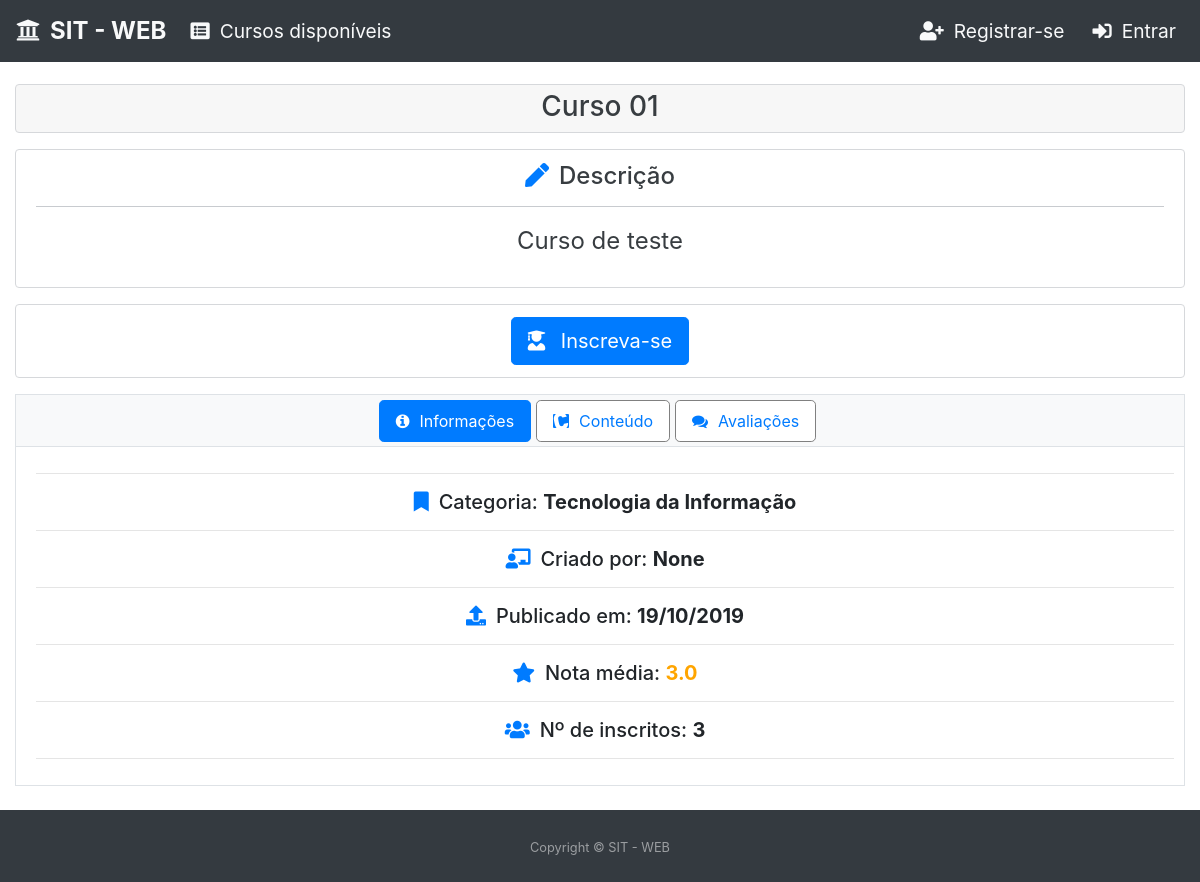
Page /informacoes-curso/1 on the earlier database version.
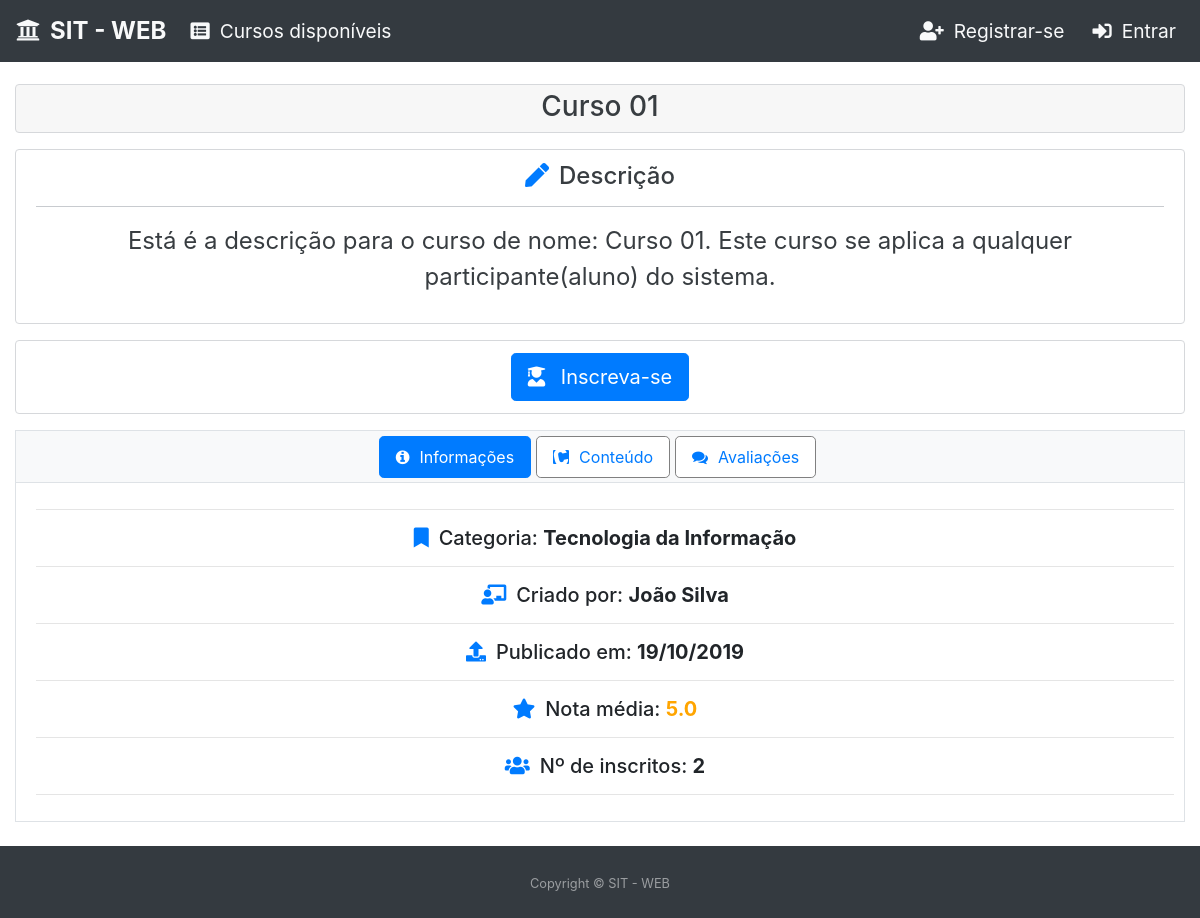
Same page on the later database version.
### core/models.py (models this page shows, shortened)
class Curso(models.Model):
    objects = CursoManager()
    titulo = models.CharField(
        unique=True,
        max_length=70,
        verbose_name=u"título",
        help_text=u"Indique o título do curso"
    )
    categoria = models.ForeignKey(
        Categoria,
        on_delete=models.CASCADE,
        help_text=u"Selecione a categoria do curso"
    )
    usuario = models.ForeignKey(
        AUTH_USER_MODEL,
        on_delete=models.CASCADE
    )
    nome_instrutor = models.CharField(
        null=True,
        verbose_name=u"Nome do instrutor",
        help_text=u"Indique o nome do instrutor do curso",
        blank=True,
        max_length=50
    )
    palavras_chaves = models.CharField(
        max_length=150,
        verbose_name=u"Palavras-chave",
        help_text=u"Indique palavras-chave para o curso",
        null=True,
        blank=True
    )
    descricao = models.TextField(
        max_length=250,
        verbose_name=u"descrição",
        help_text=u"Indique uma descrição para o curso",
        null=True,
        blank=True
    )
    publicado = models.BooleanField(
        default=False,
        help_text=u"Indique o status de publicação do curso no sistema",
    )
    data_publicado = models.DateTimeField(
        null=True,
        blank=True
    )
    data_criacao = models.DateTimeField(
        auto_now_add=True,
        null=True,
        blank=True
    )
    data_atualizacao = models.DateTimeField(
        auto_now=True,
        null=True,
        blank=True
    )
    class Meta:
        verbose_name = "Curso"
        verbose_name_plural = "Cursos"
    class CustomMeta:
        ordering_field = 'titulo'
        search_fields = ['titulo', 'categoria__titulo', 'usuario__first_name',
                         'nome_instrutor', 'palavras_chaves', 'descricao']
    def obtem_nota_media(self):
        nota_media_curso = 0
        avaliacoes = Avaliacao.objects.filter(
            curso=self
        )
        if avaliacoes.count() > 0:
            nota_media_curso = avaliacoes.aggregate(
                Avg('nota')
            )['nota__avg']
        nota_media_curso = float("{0:.1f}".format(nota_media_curso, 1))
        return nota_media_curso
    def tem_conteudo(self):
        unidades = Unidade.objects.filter(curso=self)
        if unidades.count() > 0:
            videos = Video.objects.filter(unidade__in=unidades)
            if videos.count() > 0:
                return True
        else:
            return False
    def obtem_unidades(self):
        unidades_curso = Unidade.objects.filter(
            curso=self
        ).order_by(
            'ordem'
        )
        return unidades_curso
    def obtem_videos(self):
        unidades_curso = self.obtem_unidades()
        videos_curso = Video.objects.filter(
            unidade__in=unidades_curso
        )
        return videos_curso
    def obtem_arquivos(self):
        unidades_curso = self.obtem_unidades()
        arquivos_curso = Arquivo.objects.filter(
            unidade__in=unidades_curso
        )
        return arquivos_curso
    def obtem_questionarios(self):
        unidades_curso = self.obtem_unidades()
        questionarios_curso = Questionario.objects.filter(
            unidade__in=unidades_curso
        )
        return questionarios_curso
    def obtem_numero_inscritos(self):
        numero_inscritos = Inscricao.objects.filter(curso=self).count()
        return numero_inscritos

class Video(models.Model):
    objects = VideoManager()
    titulo = models.CharField(
        max_length=70,
        verbose_name=u"título",
        help_text=u"Indique um título para o vídeo",
    )
    unidade = models.ForeignKey(
        Unidade,
        on_delete=models.CASCADE,
        help_text=u"Selecione uma unidade a ser associada a este vídeo",
    )
    video_interno = models.BooleanField(default=False)
    url = models.URLField(
        max_length=200,
        help_text=u"Indique um link de incorporação para o vídeo",
        null=True,
        blank=True
    )
    caminho = models.FileField(
        upload_to='videos',
        storage=gd_storage,
        help_text=u"Selecione um arquivo de vídeo a ser associado a este vídeo",
        null=True,
        blank=True,
        default=None
    )
    arquivo_media_url = models.CharField(
        max_length=250,
        null=True,
        blank=True
    )
    ordem = OrderField(
        blank=True,
        help_text=u"Indique a ordem de apresentação do vídeo na unidade "
                  u"(em branco = próxima ordem disponível)",
        for_fields=['unidade']
    )
    data_criacao = models.DateTimeField(
        auto_now_add=True,
        null=True,
        blank=True
    )
    data_atualizacao = models.DateTimeField(
        auto_now=True,
        null=True,
        blank=True
    )
    class Meta:
        verbose_name = "Vídeo"
        verbose_name_plural = "Vídeos"
        ordering = ['ordem']
        unique_together = (('unidade', 'ordem'))
    class CustomMeta:
        ordering_field = 'titulo'
        search_fields = ['titulo', 'unidade__titulo']

### core/views.py (the view)
# urls.py: path('informacoes-curso/<int:id>',          informacoesCursoView,                           name='informacoes-curso'),
def informacoesCursoView(request, id):
    curso_sem_conteudo = False
    unidades = None
    avaliacoes = None
    aluno_inscrito_curso = False
    perfil_aluno = False
    usuario_anonimo = False
    nota_media_curso = "Sem nota"
    numero_unidades = 0
    numero_videos = 0
    numero_arquivos = 0
    numero_questionarios = 0
    numero_avaliacoes = 0
    numero_avaliacoes_nota_1 = 0
    numero_avaliacoes_nota_2 = 0
    numero_avaliacoes_nota_3 = 0
    numero_avaliacoes_nota_4 = 0
    numero_avaliacoes_nota_5 = 0
    percentual_nota_1 = 0
    percentual_nota_2 = 0
    percentual_nota_3 = 0
    percentual_nota_4 = 0
    percentual_nota_5 = 0
    classe_nota_1 = ''
    classe_nota_2 = ''
    classe_nota_3 = ''
    classe_nota_4 = ''
    classe_nota_5 = ''
    curso = get_object_or_404(Curso, pk=id, publicado=True)
    categoria = curso.categoria.titulo
    if curso.usuario.tem_perfil_instrutor():
        instrutor = curso.usuario.get_full_name()
    else:
        instrutor = curso.nome_instrutor
    numero_inscritos = curso.obtem_numero_inscritos()
    if not request.user.is_anonymous:
        if request.user.tem_perfil_aluno():
            perfil_aluno = True
            if Inscricao.objects.usuario_inscrito_curso(
                    usuario=request.user,
                    curso=curso
            ):
                aluno_inscrito_curso = True
    else:
        usuario_anonimo = True
    if curso.tem_conteudo():
        unidades = Unidade.objects.filter(curso=curso)
        unidades_list_ids = []
        for unidade in unidades:
            videos = Video.objects.filter(unidade=unidade).order_by('ordem')
            arquivos = Arquivo.objects.filter(unidade=unidade).order_by('ordem')
            questionarios = Questionario.objects.filter(
                unidade=unidade).order_by(
                'ordem')
            if videos.count() > 0 or arquivos.count() > 0 or \
                    questionarios.count() > 0:
                unidades_list_ids.append(unidade.id)
        unidades = Unidade.objects.filter(id__in=unidades_list_ids)
        avaliacoes = Avaliacao.objects.filter(curso=curso)
        numero_avaliacoes = avaliacoes.count()
        for avaliacao in avaliacoes:
            if avaliacao.nota == 1:
                numero_avaliacoes_nota_1 = numero_avaliacoes_nota_1 + 1
            if avaliacao.nota == 2:
                numero_avaliacoes_nota_2 = numero_avaliacoes_nota_2 + 1
            if avaliacao.nota == 3:
                numero_avaliacoes_nota_3 = numero_avaliacoes_nota_3 + 1
            if avaliacao.nota == 4:
                numero_avaliacoes_nota_4 = numero_avaliacoes_nota_4 + 1
            if avaliacao.nota == 5:
                numero_avaliacoes_nota_5 = numero_avaliacoes_nota_5 + 1
        if numero_avaliacoes > 0:
            percentual_nota_1 = (numero_avaliacoes_nota_1 * 100) / numero_avaliacoes
            percentual_nota_2 = (numero_avaliacoes_nota_2 * 100) / numero_avaliacoes
            percentual_nota_3 = (numero_avaliacoes_nota_3 * 100) / numero_avaliacoes
            percentual_nota_4 = (numero_avaliacoes_nota_4 * 100) / numero_avaliacoes
            percentual_nota_5 = (numero_avaliacoes_nota_5 * 100) / numero_avaliacoes
        percentual_nota_1 = "{:.2f}".format(percentual_nota_1)
        percentual_nota_2 = "{:.2f}".format(percentual_nota_2)
        percentual_nota_3 = "{:.2f}".format(percentual_nota_3)
        percentual_nota_4 = "{:.2f}".format(percentual_nota_4)
        percentual_nota_5 = "{:.2f}".format(percentual_nota_5)
        nota_media_curso = "SEM NOTA"
        if avaliacoes.count() > 0:
            nota_media_curso = curso.obtem_nota_media()
            nota_media_curso = "{:.1f}".format(nota_media_curso)
        numero_unidades = unidades.count()
        numero_videos = curso.obtem_videos().count()
        numero_arquivos = curso.obtem_arquivos().count()
        numero_questionarios = curso.obtem_questionarios().count()
        if nota_media_curso is not None and nota_media_curso != "SEM NOTA":
            dict_classe_nota = obtem_classe_notas(float(nota_media_curso))
            classe_nota_1 = dict_classe_nota['nota_1']
            classe_nota_2 = dict_classe_nota['nota_2']
            classe_nota_3 = dict_classe_nota['nota_3']
            classe_nota_4 = dict_classe_nota['nota_4']
            classe_nota_5 = dict_classe_nota['nota_5']
    else:
        curso_sem_conteudo = True
    return render(
        request,
        'core/curso-informacoes.html',
        {
            'curso': curso,
            'categoria': categoria,
            'instrutor': instrutor,
            'numero_inscritos': numero_inscritos,
            'curso_sem_conteudo': curso_sem_conteudo,
            'perfil_aluno': perfil_aluno,
            'usuario_anonimo': usuario_anonimo,
            'aluno_inscrito_curso': aluno_inscrito_curso,
            'unidades': unidades,
            'avaliacoes': avaliacoes,
            'nota_media_curso': nota_media_curso,
            'numero_unidades': numero_unidades,
            'numero_videos': numero_videos,
            'numero_arquivos': numero_arquivos,
            'numero_questionarios': numero_questionarios,
            'numero_avaliacoes': numero_avaliacoes,
            'numero_avaliacoes_nota_1': numero_avaliacoes_nota_1,
            'numero_avaliacoes_nota_2': numero_avaliacoes_nota_2,
            'numero_avaliacoes_nota_3': numero_avaliacoes_nota_3,
            'numero_avaliacoes_nota_4': numero_avaliacoes_nota_4,
            'numero_avaliacoes_nota_5': numero_avaliacoes_nota_5,
            'percentual_nota_1': percentual_nota_1,
            'percentual_nota_2': percentual_nota_2,
            'percentual_nota_3': percentual_nota_3,
            'percentual_nota_4': percentual_nota_4,
            'percentual_nota_5': percentual_nota_5,
            'classe_nota_1': classe_nota_1,
            'classe_nota_2': classe_nota_2,
            'classe_nota_3': classe_nota_3,
            'classe_nota_4': classe_nota_4,
            'classe_nota_5': classe_nota_5,
        }
    )

### accounts/models.py (called while the page is built)
    def tem_perfil_instrutor(self):
        if self.perfil == self.INSTRUTOR:
            return True
        return False

### core/templates/core/curso-informacoes.html (shortened to what the changed rows need)
{% extends  'base-home-page.html' %}
{% load static %}
{% block conteudo-home-page %}
    <div id="page-content">
        <section class="py-4" style="margin-top: 60px;">
            <div id="content" class="container-fluid">
              <div class="alert alert-secondary" role="alert" style="background-color: rgba(0,0,0,.03); padding: 0;">
                <h3 class="text-center" style="margin-top: 5px;">{{ curso.titulo }}</h3>
              </div>
              <div class="alert alert-secondary" role="alert" style="background-color: white;">
                  <h4 class="text-center"><i class="fas fa-pen class-icone-content"></i>Descrição</h4>
                  <hr/>
                  <p class="text-center" style="font-size: 1.5rem;">
                      {{ curso.descricao }}
                  </p>
              </div>
              <div class="tab-content" id="navegacao-conteudo">
                  <div class="tab-pane fade show active" id="informacoes-curso" role="tabpanel" aria-labelledby="informacoes-tab">
                    <div class="tab-content-body">
                        <h5 class="text-center"><i class="fas fa-chalkboard-teacher class-icone-content"></i>Criado por: <b>{{ instrutor }}</b></h5>
                        {%if curso.data_publicado != None %}
                        <h5 class="text-center"><i class="fas fa-upload class-icone-content"></i>Publicado em: <b>{{ curso.data_publicado|date:"d/m/Y"}}</b></h5>
                        <hr/>
                        {% else %}
                        <h5 class="text-center"><i class="fas fa-upload class-icone-content"></i>Não publicado</h5>
                        <hr/>
                        {% endif %}
                        <h5 class="text-center"><i class="fas fa-star class-icone-content"></i>Nota média: <span class="text-center" style="color:orange;"><b>{{ nota_media_curso }}</b></span></h5>
                        <h5 class="text-center"><i class="fas fa-users class-icone-content"></i>Nº de inscritos: <b>{{ numero_inscritos }}</b></h5>
                    </div>
                  </div>
              </div>
            </div>
         </section>
    </div>
{% endblock %}

Differences in the rows shown:
removed Video: url "None"
changed Curso "Curso 01": descricao "Curso de teste" → "Está é a descrição para o curso de nome: Curso 01. Este curso se aplica a qualquer participante(aluno) do sistema."
Other differences:
{{ instrutor }}: (not shown) → "João Silva"
{{ nota_media_curso }}: "3.0" → "5.0"
{{ numero_inscritos }}: "3" → "2"
